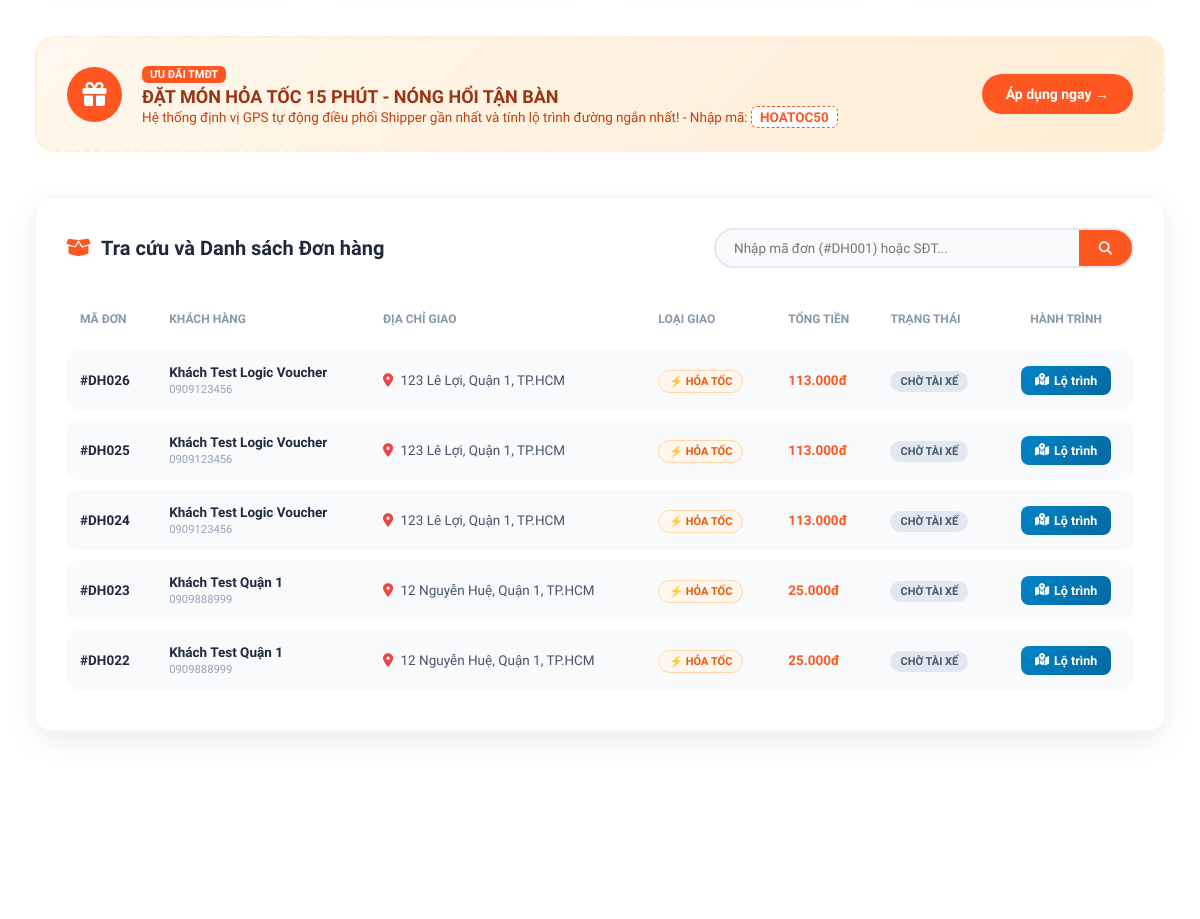
/ (signed in, middle part), run on an earlier commit of the app's database.
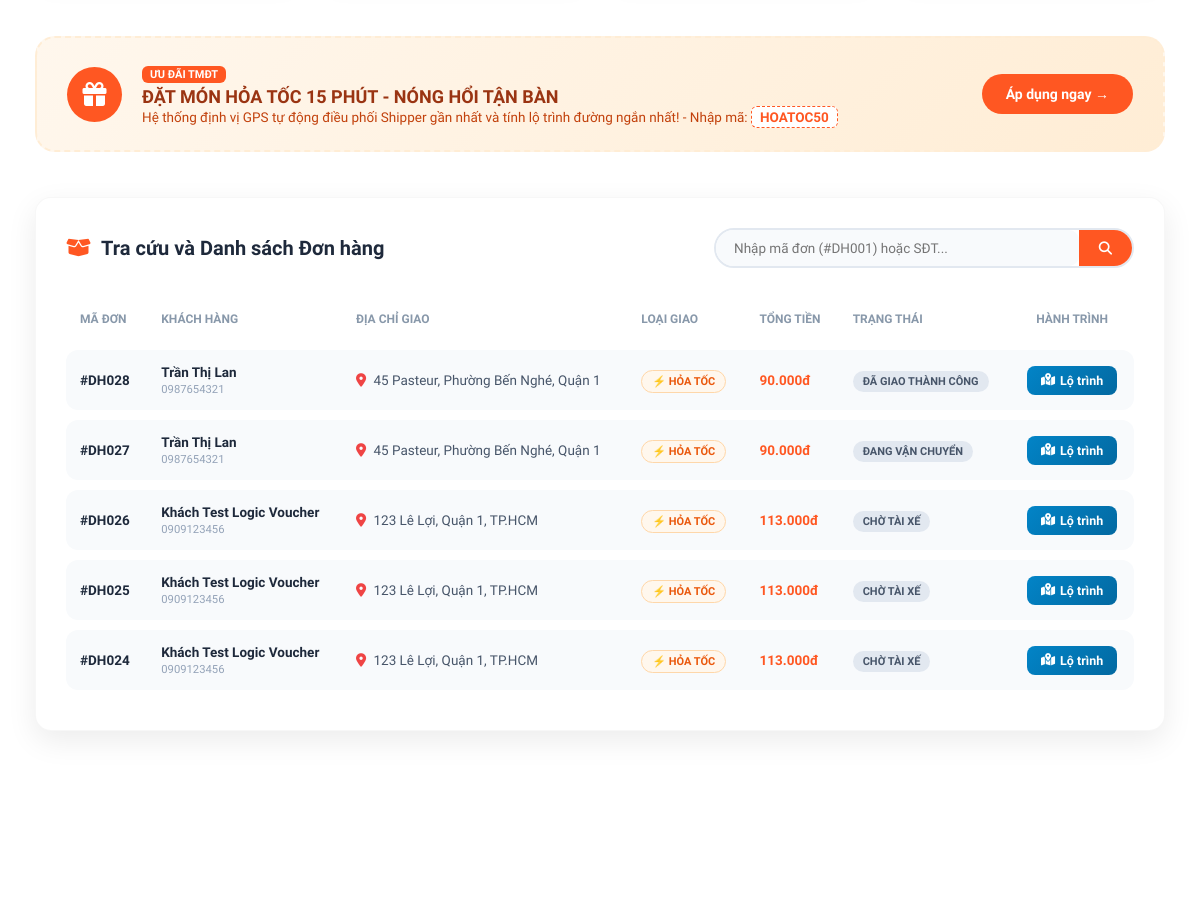
And on a later commit of the database.
### core/models.py (models this page shows, shortened)
class DonHang(models.Model):
    khach_hang = models.ForeignKey(User, on_delete=models.SET_NULL, null=True, blank=True,
                                   related_name='don_hang_cua_khach', verbose_name="Tài khoản khách đặt")
    ma_don = models.CharField(max_length=20, unique=True, blank=True, verbose_name="Mã đơn hàng")
    ten_nguoi_nhan = models.CharField(max_length=100, verbose_name="Tên người nhận")
    dia_chi_nguoi_nhan = models.CharField(max_length=200, verbose_name="Địa chỉ giao hàng")
    sdt_nguoi_nhan = models.CharField(max_length=15, verbose_name="Số điện thoại")
    email_nguoi_nhan = models.CharField(max_length=100, blank=True,
                                        default='khachhang_test@gmail.com', verbose_name="Email nhận thông báo Mailbox")
    lat_khach = models.FloatField(verbose_name="Vĩ độ khách")
    lng_khach = models.FloatField(verbose_name="Kinh độ khách")
    khoi_luong = models.FloatField(default=1.0, help_text="Đơn vị: kg", verbose_name="Khối lượng (kg)")
    kho_xuat_phat = models.ForeignKey(KhoHang, on_delete=models.CASCADE, verbose_name="Bếp / Quán xuất phát")
    tai_xe = models.ForeignKey(TaiXe, on_delete=models.SET_NULL, null=True,
                               blank=True, verbose_name="Shipper điều phối")
    trang_thai = models.CharField(max_length=50, default='CHỜ TÀI XẾ', verbose_name="Trạng thái đơn hàng")
    ngay_tao = models.DateTimeField(auto_now_add=True, verbose_name="Thời gian tạo đơn")
    ghi_chu = models.TextField(blank=True, default='', verbose_name="Ghi chú món ăn / Lưu ý giao hàng")
    LOAI_GIAO_CHOICES = [
        ('HOA_TOC', '⚡ Giao Hỏa Tốc (15-25 phút - Ưu tiên tuyến đường nhanh nhất)'),
        ('TIEU_CHUAN', '🛵 Giao Tiêu Chuẩn (30-45 phút)'),
    ]
    loai_giao_hang = models.CharField(max_length=30, choices=LOAI_GIAO_CHOICES,
                                      default='HOA_TOC', verbose_name="Phương thức vận chuyển")
    tien_mon_an = models.DecimalField(max_digits=12, decimal_places=0, default=0, verbose_name="Tiền món ăn (VNĐ)")
    phi_van_chuyen = models.DecimalField(max_digits=12, decimal_places=0, default=15000,
                                         verbose_name="Cước phí vận chuyển tính theo km (VNĐ)")
    phu_phi_hoa_toc = models.DecimalField(max_digits=12, decimal_places=0,
                                          default=0, verbose_name="Phụ phí hỏa tốc (VNĐ)")
    khoang_cach_km = models.FloatField(default=2.5, verbose_name="Khoảng cách tính phí (km)")
    giam_gia = models.DecimalField(max_digits=12, decimal_places=0, default=0, verbose_name="Giảm giá voucher (VNĐ)")
    tong_tien = models.DecimalField(max_digits=12, decimal_places=0, default=0,
                                    verbose_name="Tổng tiền thanh toán (VNĐ)")
    PT_THANH_TOAN_CHOICES = [
        ('QR_VIETQR', 'Mã QR Ngân Hàng (VietQR)'),
        ('MOMO', 'Ví điện tử MoMo'),
        ('COD', 'Tiền mặt khi nhận hàng (COD)'),
    ]
    phuong_thuc_thanh_toan = models.CharField(
        max_length=30, choices=PT_THANH_TOAN_CHOICES, default='QR_VIETQR', verbose_name="Phương thức thanh toán")
    TT_THANH_TOAN_CHOICES = [
        ('CHUA_THANH_TOAN', 'Chờ thanh toán'),
        ('DA_THANH_TOAN', 'Đã thanh toán thành công'),
    ]
    trang_thai_thanh_toan = models.CharField(
        max_length=30, choices=TT_THANH_TOAN_CHOICES, default='CHUA_THANH_TOAN', verbose_name="Trạng thái thanh toán")
    ma_giao_dich_qr = models.CharField(max_length=50, blank=True, default='',
                                       verbose_name="Mã giao dịch / Mã QR thanh toán")
    thue_phi_san = models.DecimalField(
        max_digits=12, decimal_places=0, default=0,
        verbose_name="Thuế TNCN và Phí sàn khấu trừ (VNĐ)"
    )
    tien_shipper_thuc_nhan = models.DecimalField(
        max_digits=12, decimal_places=0, default=0,
        verbose_name="Tiền Shipper thực nhận sau thuế (VNĐ)"
    )
    TT_THANH_TOAN_SHIPPER_CHOICES = [
        ('CHO_NHAN_TIEN', 'Chờ nhận tiền hàng (Đã trừ thuế)'),
        ('DA_NHAN_TIEN', 'Đã quyết toán vào ví'),
    ]
    trang_thai_thanh_toan_shipper = models.CharField(
        max_length=30, choices=TT_THANH_TOAN_SHIPPER_CHOICES,
        default='CHO_NHAN_TIEN', verbose_name="Trạng thái nhận tiền của Shipper"
    )

### core/views.py (the view)
# urls.py: path('', views.home, name='home'),
def home(request):
    q = request.GET.get('q', '')
    status_filter = request.GET.get('status', 'ALL')
    ds_don = DonHang.objects.all().order_by('-id')
    if status_filter and status_filter != 'ALL':
        ds_don = ds_don.filter(trang_thai=status_filter)
    if q:
        ds_don = ds_don.filter(Q(ma_don__icontains=q) | Q(sdt_nguoi_nhan__icontains=q) | Q(ten_nguoi_nhan__icontains=q))
    paginator = Paginator(ds_don, 5)
    page_number = request.GET.get('page')
    page_obj = paginator.get_page(page_number)
    danh_muc_list = DanhMucMonAn.objects.all()
    mon_an_noi_bat = MonAn.objects.filter(is_con_mon=True, is_noi_bat=True)[:8]
    ads_banners = QuangCao.objects.filter(kich_hoat=True, loai_quang_cao__in=['BANNER_CHINH', 'BANNER_PHU'])
    tong_gmv = DonHang.objects.aggregate(Sum('tong_tien'))['tong_tien__sum'] or Decimal(0)
    tien_mon_an_tong = DonHang.objects.aggregate(Sum('tien_mon_an'))['tien_mon_an__sum'] or Decimal(0)
    doanh_thu_ads_tong = QuangCao.objects.filter(kich_hoat=True).aggregate(
        Sum('doanh_thu_ads'))['doanh_thu_ads__sum'] or Decimal(0)
    doanh_thu_shipper_tong = TaiXe.objects.aggregate(Sum('doanh_thu_tich_luy'))['doanh_thu_tich_luy__sum'] or Decimal(0)
    hoa_hong_san = int(tien_mon_an_tong * Decimal(0.15)) + int(doanh_thu_ads_tong)
    top_tai_xe = TaiXe.objects.order_by('-doanh_thu_tich_luy')[:5]
    thong_ke_don = DonHang.objects.values('trang_thai').annotate(so_luong=Count('id'))
    context = {
        'don_hangs': page_obj if (request.user.is_authenticated or q) else [],
        'page_obj': page_obj,
        'current_status': status_filter,
        'q': q,
        'danh_muc_list': danh_muc_list,
        'mon_an_noi_bat': mon_an_noi_bat,
        'ads_banners': ads_banners,
        'stats': {
            'tong_don': DonHang.objects.count(),
            'don_dang_giao': DonHang.objects.filter(trang_thai__in=['ĐANG VẬN CHUYỂN', 'CHỜ TÀI XẾ']).count(),
            'tong_gmv': tong_gmv,
            'hoa_hong_san': hoa_hong_san,
            'doanh_thu_ads': doanh_thu_ads_tong,
            'tong_doanh_thu_shipper': doanh_thu_shipper_tong,
            'so_tai_xe': TaiXe.objects.count(),
            'so_mon_an': MonAn.objects.count(),
        },
        'labels_tai_xe': json.dumps([tx.ten_tai_xe for tx in top_tai_xe]),
        'data_doanh_thu': json.dumps([float(tx.doanh_thu_tich_luy or 0) for tx in top_tai_xe]),
        'labels_trang_thai': json.dumps([item['trang_thai'] for item in thong_ke_don]),
        'data_trang_thai': json.dumps([item['so_luong'] for item in thong_ke_don]),
    }
    return render(request, 'home.html', context)

### core/models.py (called while the page is built)
    def gia_hien_tai(self):
        return self.gia_khuyen_mai if self.gia_khuyen_mai and self.gia_khuyen_mai > 0 else self.gia

    def phan_tram_giam_gia(self):
        if self.gia_khuyen_mai and self.gia_khuyen_mai < self.gia:
            return int(((self.gia - self.gia_khuyen_mai) / self.gia) * 100)
        return 0

### core/templatetags/currency_filters.py (called while the page is built)
@register.filter(name='dinh_dang_tien')
def dinh_dang_tien(value):
    if value is None or value == '':
        return ''
    try:
        val = int(round(float(value)))
        return f"{val:,.0f}".replace(",", ".")
    except (ValueError, TypeError):
        return value

### templates/home.html (shortened to what the changed rows need)
{% extends "base.html" %}
{% load static currency_filters %}
{% block content %}
<link rel="stylesheet" href="https://cdn.jsdelivr.net/npm/swiper@11/swiper-bundle.min.css" />
<div class="dashboard-container">
    <div class="card-box" style="padding: 30px;">
        {% if don_hangs %}
        <div style="overflow-x: auto;">
            <table class="custom-table">
                <thead>
                    <tr>
                        <th>Mã Đơn</th>
                        <th>Khách Hàng</th>
                        <th>Địa Chỉ Giao</th>
                        <th>Loại Giao</th>
                        <th>Tổng Tiền</th>
                        <th>Trạng Thái</th>
                        <th style="text-align: center;">Hành Trình</th>
                    </tr>
                </thead>
                <tbody>
                    {% for dh in don_hangs %}
                    <tr>
                        <td><strong style="color: #1e293b;">#{{ dh.ma_don }}</strong></td>
                        <td>
                            <div style="font-weight: 700; color: #1e293b;">{{ dh.ten_nguoi_nhan }}</div>
                            <small style="color: #94a3b8;">{{ dh.sdt_nguoi_nhan }}</small>
                        </td>
                        <td>
                            <i class="fa-solid fa-location-dot" style="color: #ef4444; margin-right: 4px;"></i>
                            {{ dh.dia_chi_nguoi_nhan|truncatechars:45 }}
                        </td>
                        <td>
                            {% if dh.loai_giao_hang == 'HOA_TOC' %}
                            <span style="background: #fff7ed; color: #ea580c; font-weight: 800; font-size: 11px; padding: 4px 10px; border-radius: 12px; border: 1px solid #fed7aa;">
                                ⚡ HỎA TỐC
                            </span>
                            {% else %}
                            <span style="background: #f1f5f9; color: #64748b; font-weight: 700; font-size: 11px; padding: 4px 10px; border-radius: 12px;">
                                🛵 Tiêu chuẩn
                            </span>
                            {% endif %}
                        </td>
                        <td>
                            <strong style="color: #ff5722;">{{ dh.tong_tien|dinh_dang_tien }}đ</strong>
                        </td>
                        <td>
                            <span style="background: #e2e8f0; color: #475569; padding: 4px 10px; border-radius: 12px; font-size: 11px; font-weight: 700;">
                                {{ dh.trang_thai }}
                            </span>
                        </td>
                        <td style="text-align: center;">
                            <a href="{% url 'core:chi_tiet' dh.ma_don %}" style="display: inline-flex; align-items: center; gap: 5px; background: linear-gradient(135deg, #0284c7, #0369a1); color: white; padding: 7px 14px; border-radius: 8px; text-decoration: none; font-size: 12.5px; font-weight: 700;">
                                <i class="fa-solid fa-map-location-dot"></i> Lộ trình
                            </a>
                        </td>
                    </tr>
                    {% endfor %}
                </tbody>
            </table>
        </div>
        {% endif %}
    </div>
</div>
{% endblock %}

What changed in the data, as far as the page shows it:
no longer on this page (row edited): DonHang: ma_don "DH023", ten_nguoi_nhan "Khách Test Quận 1", sdt_nguoi_nhan "0909888999", dia_chi_nguoi_nhan "12 Nguyễn Huệ, Quận 1, TP.HCM", loai_giao_hang "⚡ HỎA TỐC", tong_tien|dinh_dang_tien "25.000", trang_thai "CHỜ TÀI XẾ"
no longer on this page (row edited): DonHang: ma_don "DH022", ten_nguoi_nhan "Khách Test Quận 1", sdt_nguoi_nhan "0909888999", dia_chi_nguoi_nhan "12 Nguyễn Huệ, Quận 1, TP.HCM", loai_giao_hang "⚡ HỎA TỐC", tong_tien|dinh_dang_tien "25.000", trang_thai "CHỜ TÀI XẾ"
added DonHang: ma_don "DH028", ten_nguoi_nhan "Trần Thị Lan", sdt_nguoi_nhan "0987654321", dia_chi_nguoi_nhan "45 Pasteur, Phường Bến Nghé, Quận 1", loai_giao_hang "⚡ HỎA TỐC", tong_tien|dinh_dang_tien "90.000", trang_thai "ĐÃ GIAO THÀNH CÔNG"
added DonHang: ma_don "DH027", ten_nguoi_nhan "Trần Thị Lan", sdt_nguoi_nhan "0987654321", dia_chi_nguoi_nhan "45 Pasteur, Phường Bến Nghé, Quận 1", loai_giao_hang "⚡ HỎA TỐC", tong_tien|dinh_dang_tien "90.000", trang_thai "ĐANG VẬN CHUYỂN"
